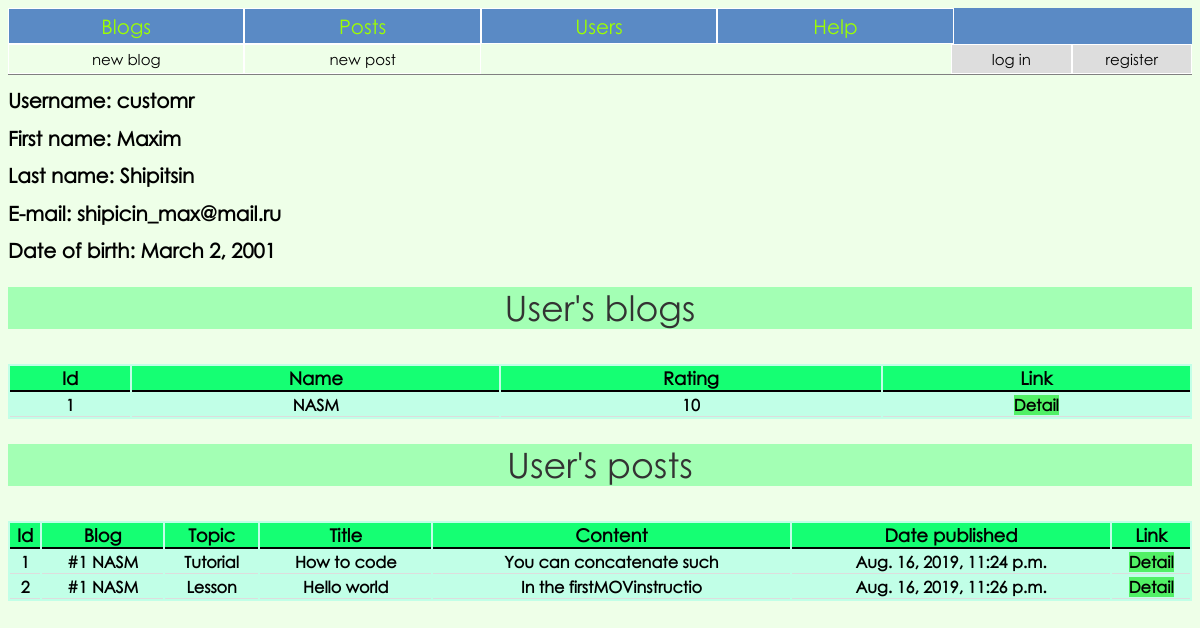
The page /user/1/ on the database as committed earlier.
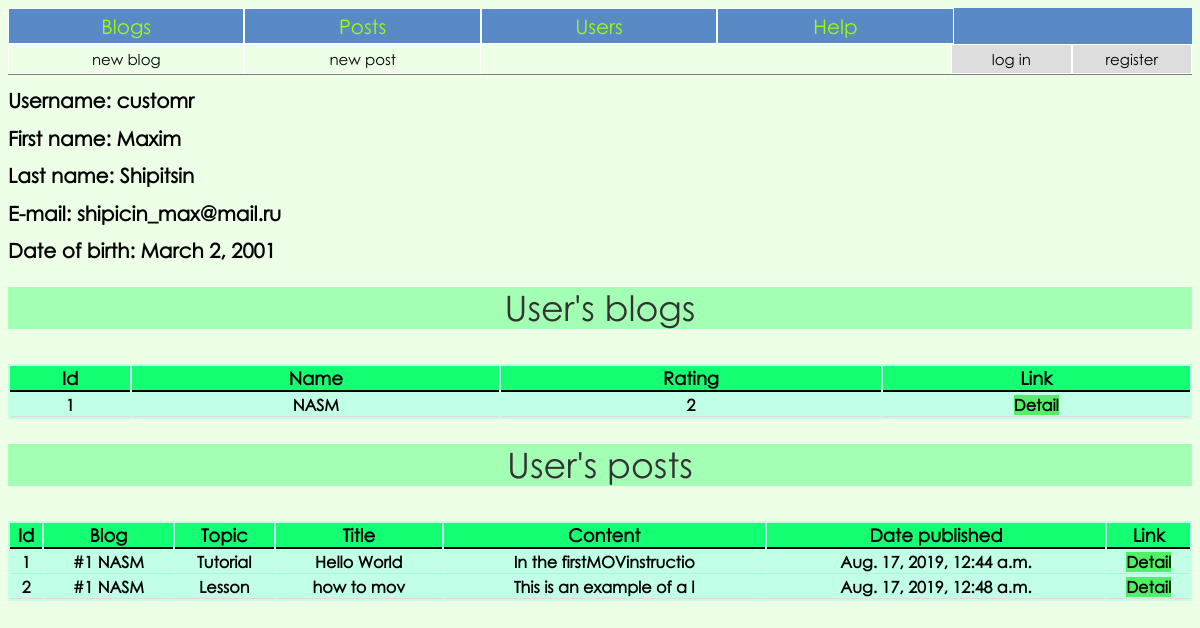
The same page on the database as committed later.
### blog/models.py (models this page shows, shortened)
class Blog(models.Model):
	author = models.ForeignKey(MyUser, on_delete=models.CASCADE, blank=True)
	name = models.CharField('Name', max_length=50, blank=True, unique=True)
	rating = models.IntegerField('Rating', default=0)
	def __str__(self):
		return '#{} {}'.format(self.id, self.name)

class Post(models.Model):
	blog = models.ForeignKey(Blog, on_delete=models.CASCADE, blank=True)
	author = models.ForeignKey(MyUser, on_delete=models.CASCADE, blank=True)
	topic = models.CharField('Topic', max_length=50, blank=True)
	title = models.CharField('Title', max_length=50, blank=True)
	text = models.TextField('Text', max_length=5000, blank=True)
	rating = models.IntegerField('Rating', default=0)
	date_published = models.DateTimeField('Date published', default=timezone.now, blank=True)
	liked_users = models.ManyToManyField(MyUser, default=None, related_name='liked_post')

### blog/views.py (the view)
# urls.py: path('user/<int:user_id>/', views.user, name='user'),
def user(request, user_id):
	user = get_object_or_404(MyUser, pk=user_id)
	blogs = Blog.objects.filter(author=user)
	posts = Post.objects.filter(author=user)
	context = {
		'thisuser': user,
		'posts': posts,
		'blogs': blogs
		}
	return render(request, 'blog/user_detail.html', context)

### blog/templates/blog/user_detail.html (shortened to what this page needs)
{% extends 'blog/base.html' %}
{% block content %}
<div>
	<h1>Username: {{ thisuser.username }}</h1>
	<h1>First name: {{ thisuser.first_name }}</h1>
	<h1>Last name: {{ thisuser.last_name }}</h1>
	<h1>E-mail: {{ thisuser.email }}</h1>
	<h1>Date of birth: {{ thisuser.date_of_birth }}</h1>
</div>
<p class='title'>User's blogs</p>
<div>
	<table>
		<thead>
			<tr>
				<th>Id</th>
				<th>Name</th>
				<th>Rating</th>
				<th>Link</th>
			</tr>
		</thead>
		<tbody>
		{% for blog in blogs %}
			<tr>
				<th>{{ blog.id }}</th>
				<th>{{ blog.name }}</th>
				<th>{{ blog.rating }}</th>
				<th><a href="{% url 'blog:blog' blog.name %}">Detail</a></th>
			</tr>
		{% endfor %}
		</tbody>
	</table>
</div>
<p class='title'>User's posts</p>
<div>
	<table>
		<thead>
			<tr>
				<th>Id</th>
				<th>Blog</th>
				<th>Topic</th>
				<th>Title</th>
				<th>Content</th>
				<th>Date published</th>
				<th>Link</th>
			</tr>
		</thead>
		<tbody>
		{% for post in posts %}
			<tr>
				<th>{{ post.id }}</th>
				<th>{{ post.blog }}</th>
				<th>{{ post.topic }}</th>
				<th>{{ post.title }}</th>
				<th>{{ post.text|slice:25 }}</th>
				<th>{{ post.date_published }}</th>
				<th><a href="{% url 'blog:post' post.id %}">Detail</a></th>
			</tr>
		{% endfor %}
		</tbody>
	</table>
</div>
{% endblock content %}

Rows that differ between the two databases and show on the page:
changed Blog "NASM": rating "10" → "2"
changed Post "Tutorial": title "How to code" → "Hello World"; text "You can concatenate such" → "In the firstMOVinstructio"; date_published "Aug. 16, 2019, 11:24 p.m." → "Aug. 17, 2019, 12:44 a.m."
changed Post "Lesson": title "Hello world" → "how to mov"; text "In the firstMOVinstructio" → "This is an example of a l"; date_published "Aug. 16, 2019, 11:26 p.m." → "Aug. 17, 2019, 12:48 a.m."
